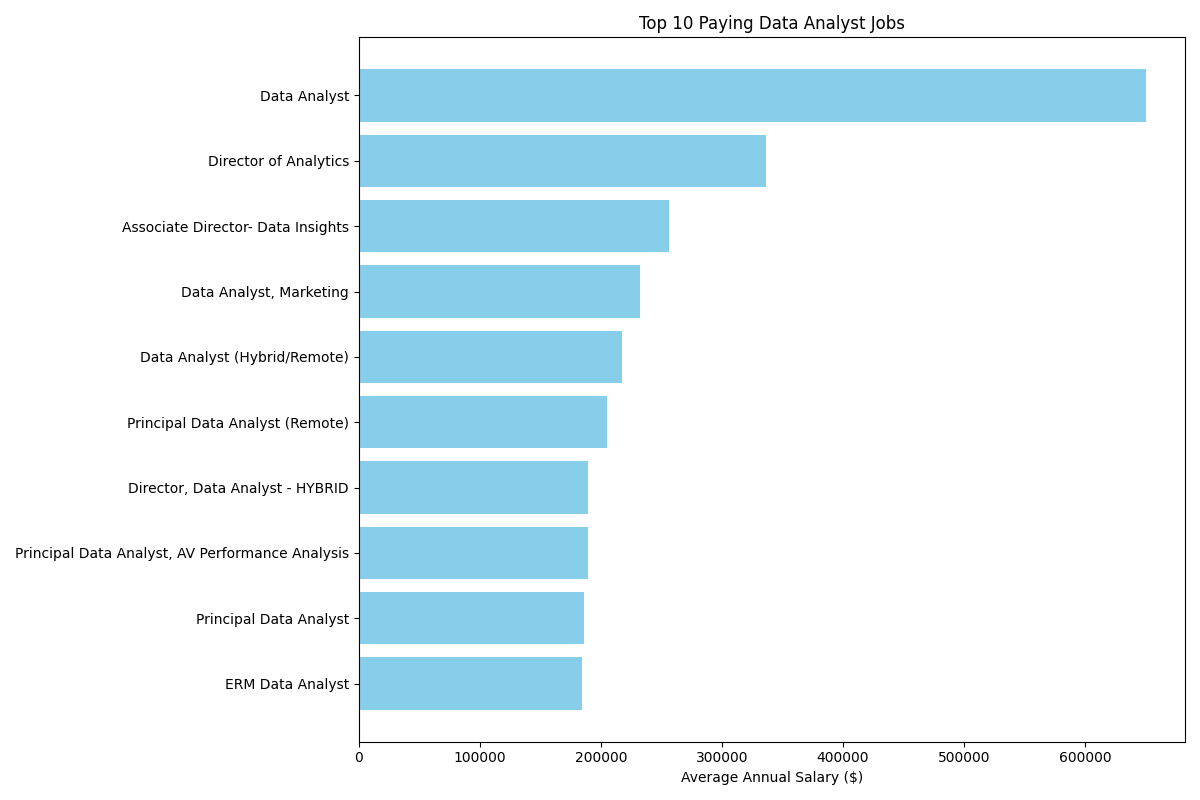

Python code for this plot:
import json
import pandas as pd
import matplotlib.pyplot as plt

# JSON data from results
data = [
  {
    "job_id": 226942,
    "job_title": "Data Analyst",
    "company_name": "Mantys",
    "job_location": "Anywhere",
    "job_schedule_type": "Full-time",
    "salary_year_avg": "650000.0",
    "job_posted_date": "2023-02-20 15:13:33"
  },
  {
    "job_id": 547382,
    "job_title": "Director of Analytics",
    "company_name": "Meta",
    "job_location": "Anywhere",
    "job_schedule_type": "Full-time",
    "salary_year_avg": "336500.0",
    "job_posted_date": "2023-08-23 12:04:42"
  },
  {
    "job_id": 552322,
    "job_title": "Associate Director- Data Insights",
    "company_name": "AT&T",
    "job_location": "Anywhere",
    "job_schedule_type": "Full-time",
    "salary_year_avg": "255829.5",
    "job_posted_date": "2023-06-18 16:03:12"
  },
  {
    "job_id": 99305,
    "job_title": "Data Analyst, Marketing",
    "company_name": "Pinterest Job Advertisements",
    "job_location": "Anywhere",
    "job_schedule_type": "Full-time",
    "salary_year_avg": "232423.0",
    "job_posted_date": "2023-12-05 20:00:40"
  },
  {
    "job_id": 1021647,
    "job_title": "Data Analyst (Hybrid/Remote)",
    "company_name": "Uclahealthcareers",
    "job_location": "Anywhere",
    "job_schedule_type": "Full-time",
    "salary_year_avg": "217000.0",
    "job_posted_date": "2023-01-17 00:17:23"
  },
  {
    "job_id": 168310,
    "job_title": "Principal Data Analyst (Remote)",
    "company_name": "SmartAsset",
    "job_location": "Anywhere",
    "job_schedule_type": "Full-time",
    "salary_year_avg": "205000.0",
    "job_posted_date": "2023-08-09 11:00:01"
  },
  {
    "job_id": 731368,
    "job_title": "Director, Data Analyst - HYBRID",
    "company_name": "Inclusively",
    "job_location": "Anywhere",
    "job_schedule_type": "Full-time",
    "salary_year_avg": "189309.0",
    "job_posted_date": "2023-12-07 15:00:13"
  },
  {
    "job_id": 310660,
    "job_title": "Principal Data Analyst, AV Performance Analysis",
    "company_name": "Motional",
    "job_location": "Anywhere",
    "job_schedule_type": "Full-time",
    "salary_year_avg": "189000.0",
    "job_posted_date": "2023-01-05 00:00:25"
  },
  {
    "job_id": 1749593,
    "job_title": "Principal Data Analyst",
    "company_name": "SmartAsset",
    "job_location": "Anywhere",
    "job_schedule_type": "Full-time",
    "salary_year_avg": "186000.0",
    "job_posted_date": "2023-07-11 16:00:05"
  },
  {
    "job_id": 387860,
    "job_title": "ERM Data Analyst",
    "company_name": "Get It Recruit - Information Technology",
    "job_location": "Anywhere",
    "job_schedule_type": "Full-time",
    "salary_year_avg": "184000.0",
    "job_posted_date": "2023-06-09 08:01:04"
  }
]

# Load into DataFrame
df = pd.DataFrame(data)
df['salary_year_avg'] = pd.to_numeric(df['salary_year_avg'])
df = df.sort_values(by='salary_year_avg', ascending=True)  # For horizontal bar

# Plot
fig, ax = plt.subplots(figsize=(12, 8))
ax.barh(df['job_title'], df['salary_year_avg'], color='skyblue')
ax.set_xlabel('Average Annual Salary ($)')
ax.set_title('Top 10 Paying Data Analyst Jobs')
plt.tight_layout()
plt.savefig('top_paying_jobs.png')  # Save to file